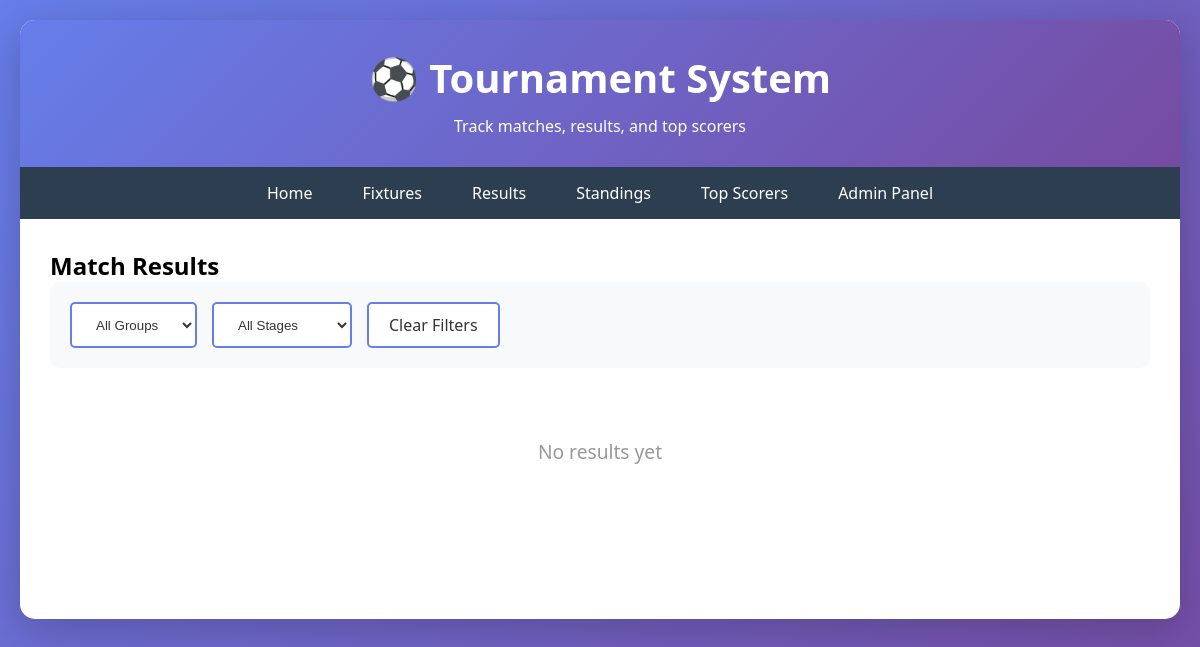
The app's page /results/, older data.
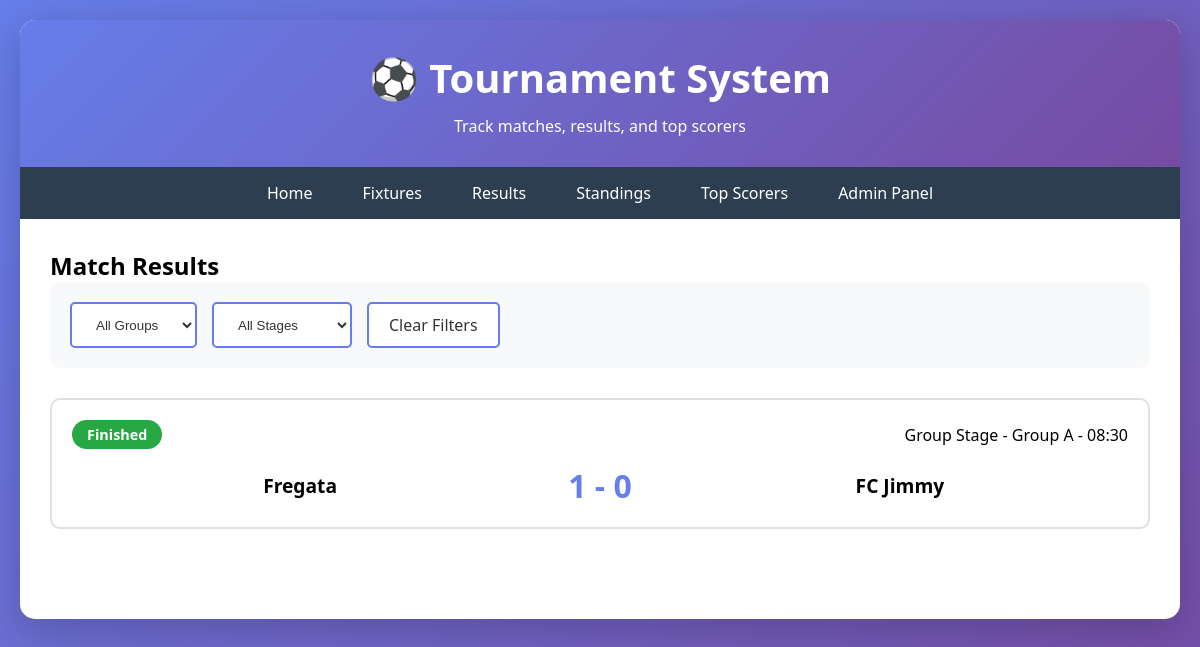
The same page, newer data.
### tournament/models.py (models this page shows, shortened)
class Match(models.Model):
    STATUS_CHOICES = [
        ('scheduled', 'Scheduled'),
        ('finished', 'Finished'),
    ]
    home_team = models.ForeignKey(Team, on_delete=models.CASCADE, related_name='home_matches')
    away_team = models.ForeignKey(Team, on_delete=models.CASCADE, related_name='away_matches')
    home_score = models.IntegerField(default=0, validators=[MinValueValidator(0)])
    away_score = models.IntegerField(default=0, validators=[MinValueValidator(0)])
    status = models.CharField(max_length=20, choices=STATUS_CHOICES, default='scheduled')
    group = models.CharField(max_length=10, blank=True)
    stage = models.CharField(max_length=50, default='Group Stage')
    match_order = models.IntegerField(default=0)
    match_time = models.TimeField(null=True, blank=True, help_text='Match start time')  # ADD THIS LINE
    class Meta:
        ordering = ['match_order', 'id']
        verbose_name_plural = 'Matches'

class Team(models.Model):
    name = models.CharField(max_length=100, unique=True)
    group = models.CharField(max_length=10, choices=[
        ('A', 'Group A'),
        ('B', 'Group B'),
        ('C', 'Group C'),
        ('D', 'Group D'),
    ], default='A')
    logo = models.ImageField(upload_to='team_logos/', blank=True, null=True)
    played = models.IntegerField(default=0)
    won = models.IntegerField(default=0)
    drawn = models.IntegerField(default=0)
    lost = models.IntegerField(default=0)
    goals_for = models.IntegerField(default=0)
    goals_against = models.IntegerField(default=0)
    points = models.IntegerField(default=0)
    class Meta:
        ordering = ['group', '-points', '-goals_for']

### tournament/views.py (the view)
# urls.py: path('results/', views.results, name='results'),
def results(request):
    group = request.GET.get('group', '')
    stage = request.GET.get('stage', '')
    matches = Match.objects.filter(status='finished')
    if group:
        matches = matches.filter(group=group)
    if stage:
        matches = matches.filter(stage=stage)
    groups = ['A', 'B', 'C', 'D']
    stages = Match.objects.values_list('stage', flat=True).distinct()
    context = {
        'matches': matches,
        'groups': groups,
        'stages': stages,
        'selected_group': group,
        'selected_stage': stage,
    }
    return render(request, 'tournament/results.html', context)

### tournament/templates/tournament/results.html (shortened to what this page needs)
{% extends 'tournament/base.html' %}
{% block content %}
<h2>Match Results</h2>
<div class="filters">
    <form method="get" style="display: flex; gap: 15px; flex-wrap: wrap;">
        <select name="group" onchange="this.form.submit()">
            <option value="">All Groups</option>
        </select>
        <select name="stage" onchange="this.form.submit()">
            <option value="">All Stages</option>
        </select>
        <a href="{% url 'tournament:results' %}">Clear Filters</a>
    </form>
</div>
{% if matches %}
    {% for match in matches %}
    <a href="{% url 'tournament:match_detail' match.id %}" style="text-decoration: none; color: inherit;">
        <div class="match-card">
            <div class="match-header">
                <span class="status-badge status-finished">{{ match.get_status_display }}</span>
                <span>{{ match.stage }}{% if match.group %} - Group {{ match.group }}{% endif %}{% if match.match_time %} - {{ match.match_time|date:"H:i" }}{% endif %}</span>
            </div>
            <div class="match-teams">
                <div class="team">{{ match.home_team.name }}</div>
                <div class="score">{{ match.home_score }} - {{ match.away_score }}</div>
                <div class="team">{{ match.away_team.name }}</div>
            </div>
        </div>
    </a>
    {% endfor %}
{% else %}
    <div class="no-data">No results yet</div>
{% endif %}
{% endblock %}

Row changes from the older to the newer data that the page shows:
now on this page (row edited): Match: status "Finished", stage "Group Stage", group "A", match_time "08:30", home_team.name "Fregata", home_score "1", away_score "0", away_team.name "FC Jimmy"
Text that changed along with them:
text no longer shown: "No results yet"
